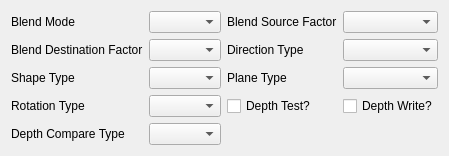
                 <widget class="QWidget" name="tab_16">
                  <attribute name="title">
                   <string>Misc.</string>
                  </attribute>
                  <layout class="QGridLayout" name="gridLayout_33">
                   <item row="1" column="0">
                    <widget class="QLabel" name="label_120">
                     <property name="text">
                      <string>Blend Destination Factor</string>
                     </property>
                    </widget>
                   </item>
                   <item row="2" column="0">
                    <widget class="QLabel" name="label_122">
                     <property name="text">
                      <string>Shape Type</string>
                     </property>
                    </widget>
                   </item>
                   <item row="0" column="0">
                    <widget class="QLabel" name="label_118">
                     <property name="text">
                      <string>Blend Mode</string>
                     </property>
                    </widget>
                   </item>
                   <item row="3" column="0">
                    <widget class="QLabel" name="label_123">
                     <property name="text">
                      <string>Rotation Type</string>
                     </property>
                    </widget>
                   </item>
                   <item row="0" column="1">
                    <widget class="QComboBox" name="baseBlendMode"/>
                   </item>
                   <item row="1" column="3">
                    <widget class="QComboBox" name="baseDirectionType"/>
                   </item>
                   <item row="0" column="3">
                    <widget class="QComboBox" name="baseBlendSourceFactor"/>
                   </item>
                   <item row="0" column="2">
                    <widget class="QLabel" name="label_119">
                     <property name="text">
                      <string>Blend Source Factor</string>
                     </property>
                    </widget>
                   </item>
                   <item row="1" column="2">
                    <widget class="QLabel" name="label_121">
                     <property name="text">
                      <string>Direction Type</string>
                     </property>
                    </widget>
                   </item>
                   <item row="1" column="1">
                    <widget class="QComboBox" name="baseBlendDestinationFactor"/>
                   </item>
                   <item row="4" column="0">
                    <widget class="QLabel" name="label_124">
                     <property name="text">
                      <string>Depth Compare Type</string>
                     </property>
                    </widget>
                   </item>
                   <item row="2" column="2">
                    <widget class="QLabel" name="label_125">
                     <property name="text">
                      <string>Plane Type</string>
                     </property>
                    </widget>
                   </item>
                   <item row="2" column="1">
                    <widget class="QComboBox" name="baseShapeType"/>
                   </item>
                   <item row="3" column="1">
                    <widget class="QComboBox" name="baseRotationType"/>
                   </item>
                   <item row="4" column="1">
                    <widget class="QComboBox" name="baseDepthCompareType"/>
                   </item>
                   <item row="3" column="2">
                    <widget class="QCheckBox" name="baseDepthTest">
                     <property name="text">
                      <string>Depth Test?</string>
                     </property>
                    </widget>
                   </item>
                   <item row="3" column="3">
                    <widget class="QCheckBox" name="baseDepthWrite">
                     <property name="text">
                      <string>Depth Write?</string>
                     </property>
                    </widget>
                   </item>
                   <item row="2" column="3">
                    <widget class="QComboBox" name="basePlaneType"/>
                   </item>
                  </layout>
                 </widget>
